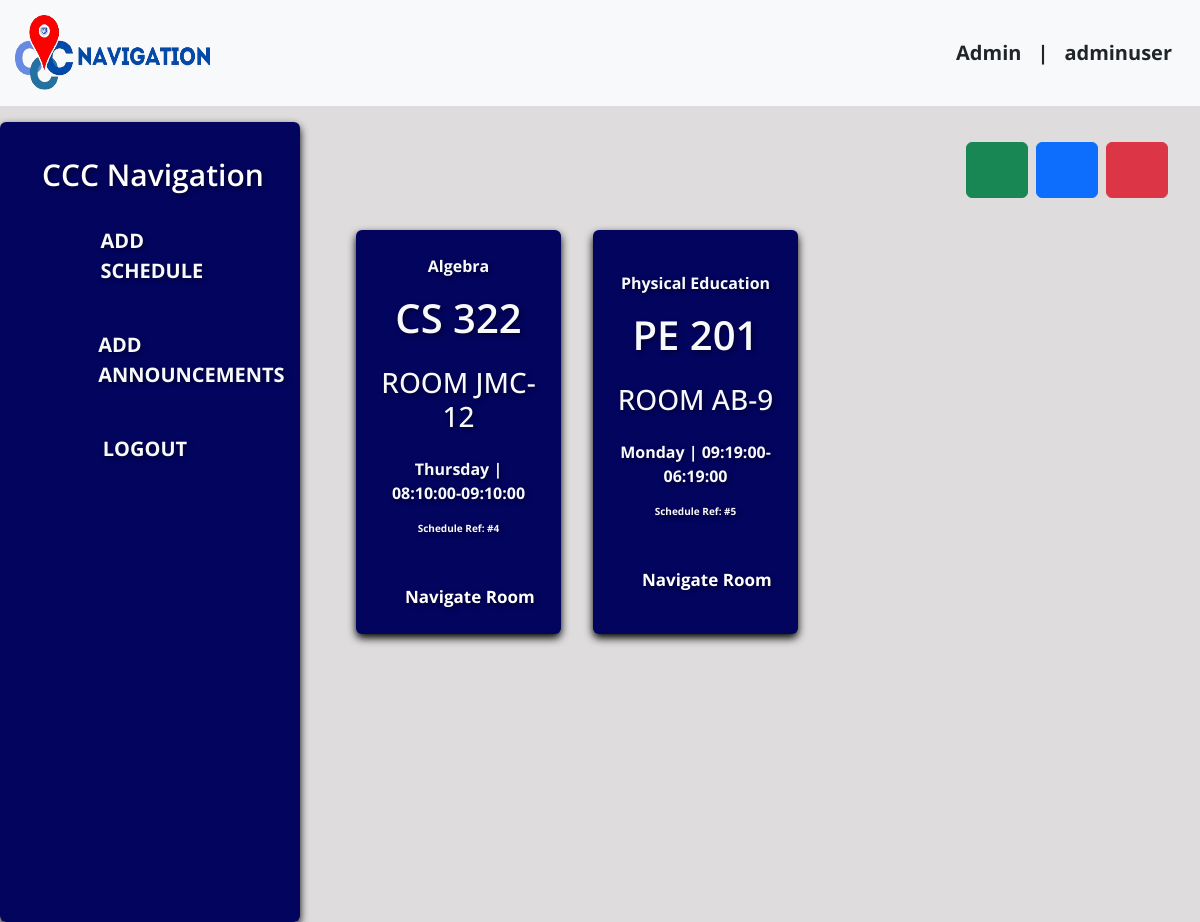
The page /teacher_dash/dashboard.php (signed in) on the database its author committed.
### tables this page shows
CREATE TABLE `schedule` (
  `schedule_id` int(11) NOT NULL AUTO_INCREMENT,
  `user_id` int(11) DEFAULT NULL,
  `subject_name` varchar(255) DEFAULT NULL,
  `subject_code` varchar(20) DEFAULT NULL,
  `building` varchar(100) DEFAULT NULL,
  `room_number` int(11) DEFAULT NULL,
  `class_start` time DEFAULT NULL,
  `class_end` time DEFAULT NULL,
  `day` varchar(20) DEFAULT NULL,
  PRIMARY KEY (`schedule_id`),
  KEY `user_id` (`user_id`),
  CONSTRAINT `schedule_ibfk_1` FOREIGN KEY (`user_id`) REFERENCES `users` (`user_id`)
);

### teacher_dash/dashboard.php (the view, shortened to what this page needs)
<?php
$username = $_SESSION['username'];
include_once 'dbcon.php';
if (isset($_GET['day']) && $_GET['day'] != 'ALL') {
  $selected_day = $_GET['day'];
  $sql = "SELECT * FROM schedule WHERE day = '$selected_day'";
} else {
  $sql = "SELECT * FROM schedule";
}
$result = mysqli_query($conn, $sql);
?>
<!DOCTYPE html>
<html lang="en">
<head>
  <link href="https://cdn.jsdelivr.net/npm/bootstrap@5.3.3/dist/css/bootstrap.min.css" rel="stylesheet">
</head>
<body style="background: #dedcdc">
  <nav class="navbar navbar-expand-lg navbar-dark bg-light text-primary position-sticky">
    <div class="container-fluid">
      <div class="d-flex align-items-center">
        <a href="homepage.php" class="navbar-brand text-primary fw-bold" style="font-size: 40px; margin-right: 20px"><img src="img/cnav-logo.png" alt="Logo" class="header-logo" style="width: 200px; height: 80px; margin-right: 20px" /></a>
      </div>
      <div class="collapse navbar-collapse justify-content-end fw-bold" id="navbarSupportedContent">
        <div class="d-flex align-items-center">
          <a href="#" class="navbar-brand text-dark">Admin</a>
          <span class="navbar-brand text-dark">|</span>
          <span class="navbar-brand text-dark me-3"><?php echo htmlspecialchars($username); ?></span>
        </div>
      </div>
    </div>
  </nav>
  <div class="container-fluid mt-3">
    <div class="row">
      <div class="col-lg-3 col-md-9 mb-lg-0 mb-4 px-lg-0">
        <nav class="sidemenu navbar navbar-expand-lg rounded">
          <div class="customs container-fluid flex-lg-column align-items-stretch">
            <h4 class="navbar-brand text-center text-white mb-2" style="font-weight: 600; font-size: 30px">CCC Navigation</h4>
            <div class="collapse flex-column navbar-collapse align-items-start" id="sidemenu">
              <div class="p-1 mb-1 rounded text-white">
                <a href="dashboard.php" type="button" style="font-size: 20px" class="sidebar-link text-decoration-none fw-bold text-light p-3 align-items-center active d-flex">
                  <box-icon name="edit" type="solid" color="#ffffff" size="sm"></box-icon>
                  <span class="side-text ms-3">ADD SCHEDULE</span>
                </a>
              </div>
              <div class="p-1 mb-1 rounded text-white">
                <a href="add_announcement.php" type="button" style="font-size: 20px" class="sidebar-link text-decoration-none fw-bold text-light p-3 align-items-center active d-flex">
                  <box-icon name="megaphone" type="solid" color="#ffffff" size="sm"></box-icon>
                  <span class="side-text ms-3">ADD ANNOUNCEMENTS</span>
                </a>
              </div>
              <div class="p-1 mb-1 rounded text-white">
                <a href="logout.php" type="button" style="font-size: 20px;" class="sidebar-link text-decoration-none fw-bold text-light p-3 align-items-center active d-flex">
                  <box-icon name="exit" type="solid" color="#ffffff" size="sm"></box-icon>
                  <span class="side-text ms-3">LOGOUT</span>
                </a>
              </div>
            </div>
          </div>
        </nav>
      </div>
      <div class="col-lg-9 main-content">
        <div class="container-fluid">
          <div class="d-flex justify-content-end mb-3">
            <button type="button" class="btn btn-success me-2" data-bs-toggle="modal" data-bs-target="#searchDay">
              <box-icon name="search-alt-2" size="md"></box-icon>
            </button>
            <button type="button" class="btn btn-primary me-2" data-bs-toggle="modal" data-bs-target="#staticBackdrop">
              <box-icon name="add-to-queue" size="md"></box-icon>
            </button>
            <button type="button" class="btn btn-danger" data-bs-toggle="modal" data-bs-target="#deleteScheds">
              <box-icon name="x" size="md"></box-icon>
            </button>
          </div>
          <div class="row m-2 text-light fw-bold scrollable-dashboard">
            <?php
            while ($row = mysqli_fetch_assoc($result)) {
            ?>
              <div class="col-md-3 m-3 sidebar p-4 d-flex align-items-center justify-content-center rounded">
                <div class="align-items-center">
                  <p style="text-align: center;"><?php echo $row['subject_name']; ?></p>
                  <h1 style="text-align: center; font-weight: 600"><?php echo $row['subject_code']; ?></h1>
                  <h3 class="mt-4" style="text-align: center">ROOM <?php echo $row['building']; ?>-<?php echo $row['room_number']; ?></h3>
                  <p style="text-align: center;" class="mt-4"><?php echo $row['day']; ?> | <?php echo $row['class_start']; ?>-<?php echo $row['class_end']; ?></p>
                  <p style="text-align: center; font-size: 10px" class="mb-5">Schedule Ref: #<?php echo $row['schedule_id']; ?></p>
                  <a type="button" data-bs-toggle="modal" data-bs-target="#<?php echo $row['building'] ; ?>" onclick="handleNavigateRoomClick('<?php echo $row['building']; ?>', '<?php echo $row['room_number']; ?>')" style="text-decoration: none; color: white; font-size: 17px; text-align: center; margin-left: 25px;">Navigate Room</a>
                </div>
              </div>
            <?php
            }
            ?>
          </div>
        </div>
      </div>
    </div>
  </div>
</body>
</html>

### teacher_dash/dashboard.php (style rules this page uses)
* { font-family: "Open Sans", sans-serif; }
.navbar-brand, .nav-link { font-size: 20px; }
.sidemenu { text-decoration: none; font-size: 30px; color: white; font-weight: 700; position: sticky; top: 0; height: 100vh; overflow-y: auto; background-color: #03045e; box-shadow: 0 4px 8px rgba(0, 0, 0, 1); text-shadow: 2px 2px 4px rgba(0, 0, 0, 0.5); padding: 30px; }
.customs { height: 100%; }
#sidemenu { padding-left: 0; }
.sidebar { background-color: #03045e; box-shadow: 0 4px 8px rgba(0, 0, 0, 1); text-shadow: 2px 2px 4px rgba(0, 0, 0, 0.5); padding: 30px; }
.main-content { padding: 20px; }
.sidebar-link { justify-content: flex-start; }
.scrollable-dashboard { max-height: 600px; overflow-y: auto; }
img { width: 100%; }

### rows shown on the page
schedule: subject_name "Algebra", subject_code "CS 322", building "JMC", room_number "12", day "Thursday", class_start "08:10:00", class_end "09:10:00", schedule_id "4"
schedule: subject_name "Physical Education", subject_code "PE 201", building "AB", room_number "9", day "Monday", class_start "09:19:00", class_end "06:19:00", schedule_id "5"

### other values the page prints
$username "adminuser"
